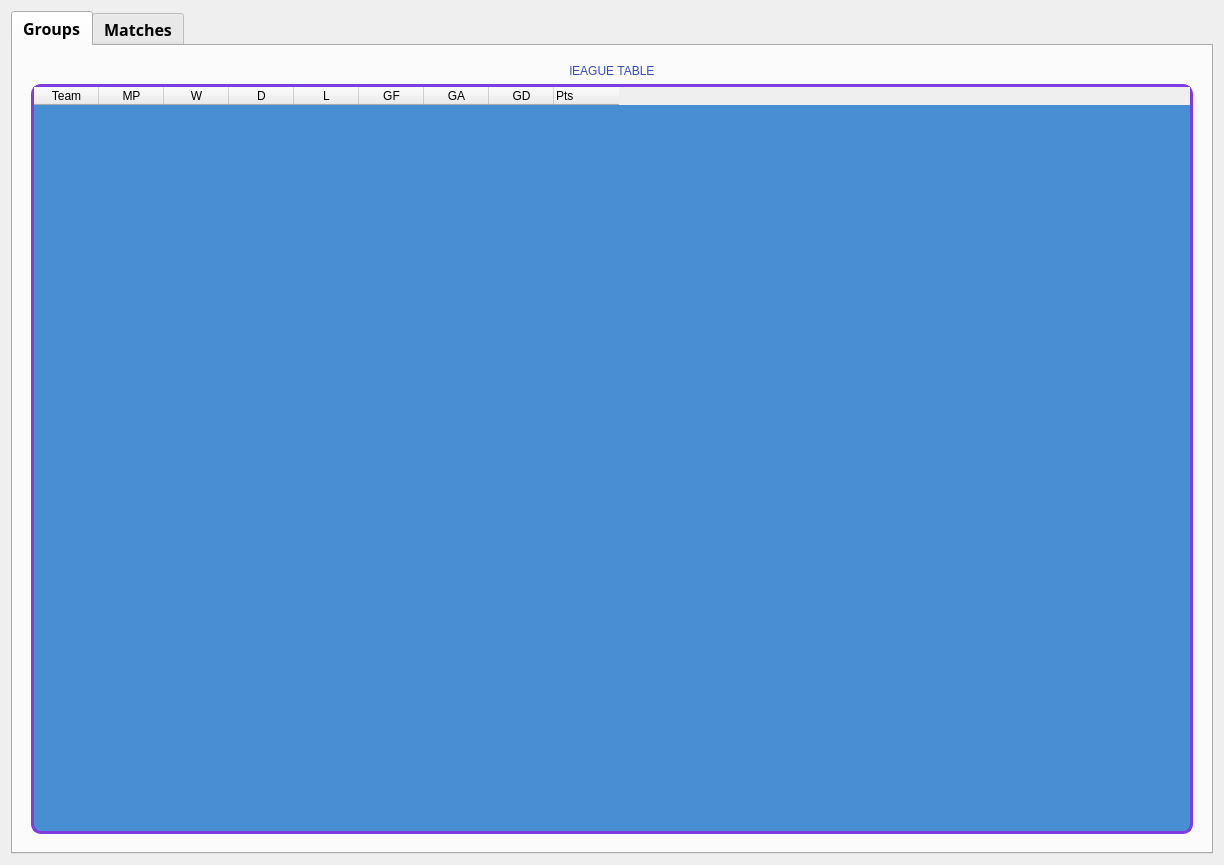
<?xml version="1.0" encoding="UTF-8"?>
<ui version="4.0">
 <class>GroupStage</class>
 <widget class="QDialog" name="GroupStage">
  <property name="geometry">
   <rect>
    <x>0</x>
    <y>0</y>
    <width>1224</width>
    <height>865</height>
   </rect>
  </property>
  <property name="sizePolicy">
   <sizepolicy hsizetype="MinimumExpanding" vsizetype="Preferred">
    <horstretch>0</horstretch>
    <verstretch>0</verstretch>
   </sizepolicy>
  </property>
  <property name="windowTitle">
   <string>Dialog</string>
  </property>
  <layout class="QVBoxLayout" name="verticalLayout_3">
   <item>
    <widget class="QTabWidget" name="Groups">
     <property name="font">
      <font>
       <family>Reem Kufi</family>
       <pointsize>12</pointsize>
       <weight>75</weight>
       <bold>true</bold>
      </font>
     </property>
     <property name="layoutDirection">
      <enum>Qt::LeftToRight</enum>
     </property>
     <property name="autoFillBackground">
      <bool>true</bool>
     </property>
     <property name="styleSheet">
      <string notr="true"/>
     </property>
     <property name="currentIndex">
      <number>0</number>
     </property>
     <property name="tabsClosable">
      <bool>false</bool>
     </property>
     <property name="movable">
      <bool>false</bool>
     </property>
     <property name="tabBarAutoHide">
      <bool>false</bool>
     </property>
     <widget class="QWidget" name="GroupsTab">
      <attribute name="title">
       <string>Groups</string>
      </attribute>
      <layout class="QVBoxLayout" name="verticalLayout_10">
       <item>
        <widget class="QWidget" name="GroupsWidget" native="true">
         <property name="styleSheet">
          <string notr="true">QWidget#GroupsWidget{
background-color:qlineargradient(spread:pad, x1:0, y1:0, x2:1, y2:1, stop:0 rgba(110, 236, 255, 67), stop:0.115789 rgba(112, 186, 255, 145), stop:0.252632 rgba(157, 212, 255, 69), stop:0.263158 rgba(139, 224, 255, 69), stop:0.336842 rgba(0, 102, 255, 145), stop:0.436842 rgba(110, 94, 255, 208), stop:0.477581 rgba(143, 158, 255, 130), stop:0.484211 rgba(129, 201, 250, 130), stop:0.521053 rgba(118, 152, 255, 130), stop:0.526316 rgba(167, 255, 253, 130), stop:0.594737 rgba(130, 180, 255, 255), stop:0.684211 rgba(110, 157, 255, 69), stop:0.815789 rgba(123, 135, 255, 145), stop:0.936842 rgba(123, 171, 255, 130), stop:1 rgba(54, 131, 216, 171))


}</string>
         </property>
         <layout class="QVBoxLayout" name="verticalLayout_4">
          <item>
           <widget class="QLabel" name="label_11">
            <property name="styleSheet">
             <string notr="true">font: 75 20pt &quot;Unispace&quot;;
color:rgb(52, 77, 189);
</string>
            </property>
            <property name="text">
             <string>lEAGUE TABLE</string>
            </property>
            <property name="alignment">
             <set>Qt::AlignCenter</set>
            </property>
           </widget>
          </item>
          <item>
           <widget class="QTableWidget" name="Table">
            <property name="styleSheet">
             <string notr="true">QTableWidget{	
border: 3px solid #803CE0;
border-radius: 10px;
color:rgb(255, 255, 255);
font-family: Arial;
font: 11pt;
background-color:rgb(71, 142, 210);
alternate-background-color:rgb(44, 94, 212);
}</string>
            </property>
            <property name="frameShape">
             <enum>QFrame::Box</enum>
            </property>
            <property name="frameShadow">
             <enum>QFrame::Raised</enum>
            </property>
            <property name="lineWidth">
             <number>2</number>
            </property>
            <property name="verticalScrollBarPolicy">
             <enum>Qt::ScrollBarAsNeeded</enum>
            </property>
            <property name="horizontalScrollBarPolicy">
             <enum>Qt::ScrollBarAlwaysOff</enum>
            </property>
            <property name="sizeAdjustPolicy">
             <enum>QAbstractScrollArea::AdjustToContentsOnFirstShow</enum>
            </property>
            <property name="editTriggers">
             <set>QAbstractItemView::NoEditTriggers</set>
            </property>
            <property name="gridStyle">
             <enum>Qt::SolidLine</enum>
            </property>
            <property name="rowCount">
             <number>0</number>
            </property>
            <property name="columnCount">
             <number>9</number>
            </property>
            <attribute name="horizontalHeaderCascadingSectionResizes">
             <bool>true</bool>
            </attribute>
            <attribute name="horizontalHeaderMinimumSectionSize">
             <number>65</number>
            </attribute>
            <attribute name="horizontalHeaderDefaultSectionSize">
             <number>65</number>
            </attribute>
            <attribute name="horizontalHeaderShowSortIndicator" stdset="0">
             <bool>false</bool>
            </attribute>
            <attribute name="horizontalHeaderStretchLastSection">
             <bool>false</bool>
            </attribute>
            <attribute name="verticalHeaderStretchLastSection">
             <bool>false</bool>
            </attribute>
            <column>
             <property name="text">
              <string>Team</string>
             </property>
            </column>
            <column>
             <property name="text">
              <string>MP</string>
             </property>
            </column>
            <column>
             <property name="text">
              <string>W</string>
             </property>
            </column>
            <column>
             <property name="text">
              <string>D</string>
             </property>
            </column>
            <column>
             <property name="text">
              <string>L</string>
             </property>
            </column>
            <column>
             <property name="text">
              <string>GF</string>
             </property>
            </column>
            <column>
             <property name="text">
              <string>GA</string>
             </property>
            </column>
            <column>
             <property name="text">
              <string>GD</string>
             </property>
            </column>
            <column>
             <property name="text">
              <string>Pts</string>
             </property>
             <property name="textAlignment">
              <set>AlignLeading|AlignTop</set>
             </property>
            </column>
           </widget>
          </item>
         </layout>
        </widget>
       </item>
      </layout>
     </widget>
     <widget class="QWidget" name="MatchesTab">
      <attribute name="title">
       <string>Matches</string>
      </attribute>
      <layout class="QVBoxLayout" name="verticalLayout_2">
       <item>
        <widget class="QWidget" name="MatchesWidget" native="true">
         <property name="styleSheet">
          <string notr="true">QWidget#MatchesWidget{
background-color:qlineargradient(spread:pad, x1:0, y1:0, x2:1, y2:1, stop:0 rgba(110, 236, 255, 67), stop:0.115789 rgba(112, 186, 255, 145), stop:0.252632 rgba(157, 212, 255, 69), stop:0.263158 rgba(139, 224, 255, 69), stop:0.336842 rgba(0, 102, 255, 145), stop:0.436842 rgba(110, 94, 255, 208), stop:0.477581 rgba(143, 158, 255, 130), stop:0.484211 rgba(129, 201, 250, 130), stop:0.521053 rgba(118, 152, 255, 130), stop:0.526316 rgba(167, 255, 253, 130), stop:0.594737 rgba(130, 180, 255, 255), stop:0.684211 rgba(110, 157, 255, 69), stop:0.815789 rgba(123, 135, 255, 145), stop:0.936842 rgba(123, 171, 255, 130), stop:1 rgba(54, 131, 216, 171))
}</string>
         </property>
         <layout class="QVBoxLayout" name="verticalLayout">
          <item>
           <widget class="QScrollArea" name="scrollArea">
            <property name="sizePolicy">
             <sizepolicy hsizetype="MinimumExpanding" vsizetype="Expanding">
              <horstretch>0</horstretch>
              <verstretch>0</verstretch>
             </sizepolicy>
            </property>
            <property name="styleSheet">
             <string notr="true">
background-color:qlineargradient(spread:pad, x1:0.467602, y1:0.994136, x2:0.471, y2:0.403636, stop:0 rgba(255, 255, 255, 255), stop:0.0105263 rgba(255, 255, 255, 255), stop:0.652632 rgba(0, 135, 181, 244))</string>
            </property>
            <property name="widgetResizable">
             <bool>true</bool>
            </property>
            <widget class="QWidget" name="matchesWidget">
             <property name="geometry">
              <rect>
               <x>0</x>
               <y>0</y>
               <width>1162</width>
               <height>730</height>
              </rect>
             </property>
             <layout class="QVBoxLayout" name="matchesLayout"/>
            </widget>
           </widget>
          </item>
          <item>
           <widget class="QPushButton" name="matchesSave">
            <property name="styleSheet">
             <string notr="true">QPushButton{
	background-color:rgb(16, 176, 220);
	border-radius: 10px;
	font: 75 12pt &quot;Unispace&quot;;
	color: white;

}
QPushButton:hover{
	background-color: rgb(193,81,241);
}</string>
            </property>
            <property name="text">
             <string>Save data</string>
            </property>
           </widget>
          </item>
         </layout>
        </widget>
       </item>
      </layout>
     </widget>
    </widget>
   </item>
  </layout>
 </widget>
 <resources/>
 <connections/>
</ui>
